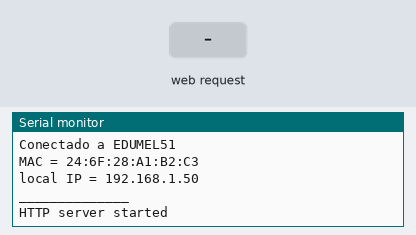
Recording of a program running on a simulated ESP8266 (Wemos D1 mini). Parts: the last lines printed to the serial monitor. The inputs (shaded band) are chosen by the test bench. WiFi joins after 1.5 s; servers stay silent unless stated.

Above: at 2.7 s.
2.8 s: HTTP request GET / received
At 4.0 s:
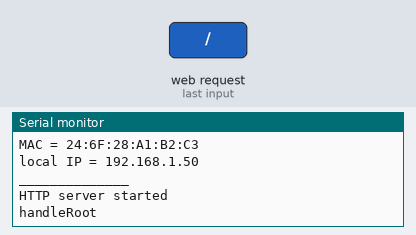
4.3 s: HTTP request GET /login received
At 5.4 s:
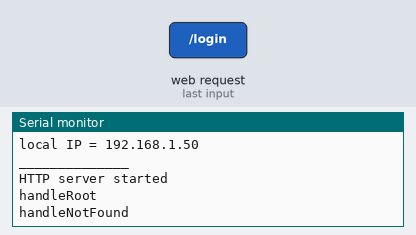

Measured:
- after the input at 2.8 s, the serial monitor: prints a new line at once (image 1)
- after the input at 4.3 s, the serial monitor: prints a new line at once (image 2)

The program:

main.cpp
```cpp
/*
 *  Project 32-web-login - main.cpp
 *      Server validates login
 */

#include <Arduino.h>

#ifdef ESP32

#include <WiFi.h>
#include <WebServer.h>

#define ServerObject    WebServer

#else

#include <ESP8266WiFi.h>
#include <ESP8266WebServer.h>

#define ServerObject    ESP8266WebServer
#endif

#include "wifi_ruts.h"

ServerObject server(80);    // Create a webserver object that listens for HTTP request on port 80

//#define VALID_USER      "user"
//#define VALID_PASS      "secret"

void
handleRoot( void )
{
    Serial.println( __FUNCTION__ );
    // When URI / is requested, send a web page with a button to toggle the LED
    server.send
    (
        200,
        "text/html",
        "<form action=\"/login\" method=\"POST\"><input type=\"text\" name=\"username\" "
        "placeholder=\"Username\"></br><input type=\"password\" name=\"password\" placeholder=\"Password\"></br><input "
        "type=\"submit\" value=\"Login\"></form>"
    );
}

void
handleLogin( void )
{
    // If a POST request is made to URI /login
    Serial.println( __FUNCTION__ );

    // POST request has username and password data ?
    if( !server.hasArg("username") || !server.hasArg("password") ||
        server.arg("username") == NULL || server.arg("password") == NULL )
    {
        server.send(400, "text/plain", "400: Invalid Request");
        return;
    }
    if( server.arg("username") == VALID_USER && server.arg("password") == VALID_PASS )
        server.send(200, "text/html", "<h1>Welcome, " + server.arg("username") + "!</h1><p>Login successful</p>");
    else
        server.send(401, "text/plain", "401: Unauthorized");
}

void
handleNotFound( void )
{
    Serial.println( __FUNCTION__ );
    server.send(404, "text/plain",
                "404: Not found"); // Send HTTP status 404 (Not Found) when there's no handler for the URI in the request
}

void
setup(void)
{
    Serial.begin(SERIAL_BAUD); // Start the Serial communication to send messages to the computer
    delay(10);
    Serial.println();

    connect_wifi(MY_SSID, MY_PASS);

    server.on( "/",         HTTP_GET,   handleRoot);
    server.on( "/login",    HTTP_POST,  handleLogin);
    server.onNotFound( handleNotFound ); // When a client requests an unknown URI

    server.begin(); // Actually start the server
    Serial.println("HTTP server started");
}

void
loop(void)
{
    server.handleClient(); // Listen for HTTP requests from clients
}
```

wifi_ruts.cpp
```cpp
/*
 *  wifi_ruts.cpp
 *      Routines for WiFi management
 */

#include <Arduino.h>

#ifdef ESP32
#include <WiFi.h>
#else
#include <ESP8266WiFi.h>
#endif

#include "wifi_ruts.h"

void
connect_wifi( const char *ssid, const char *pass )
{
    WiFi.begin(MY_SSID, MY_PASS);

    while( WiFi.status() != WL_CONNECTED )
    {
        Serial.print(".");
        delay(500);
    }

    Serial.println();
    Serial.println("______________");
    Serial.print( "Baud Rate = " );
    Serial.println( SERIAL_BAUD );
    Serial.print( "Conectado a ");
    Serial.println( MY_SSID );
    Serial.print( "MAC = ");
    Serial.println( WiFi.macAddress() );
    Serial.print( "local IP = " );
    Serial.println( WiFi.localIP() );
    Serial.println("______________");
}
```

wifi_ruts.h
```cpp
/*
 *  wifi_ruts.h
 *      Routines for WiFi management
 */

void connect_wifi( const char *ssid, const char *pass );
```
